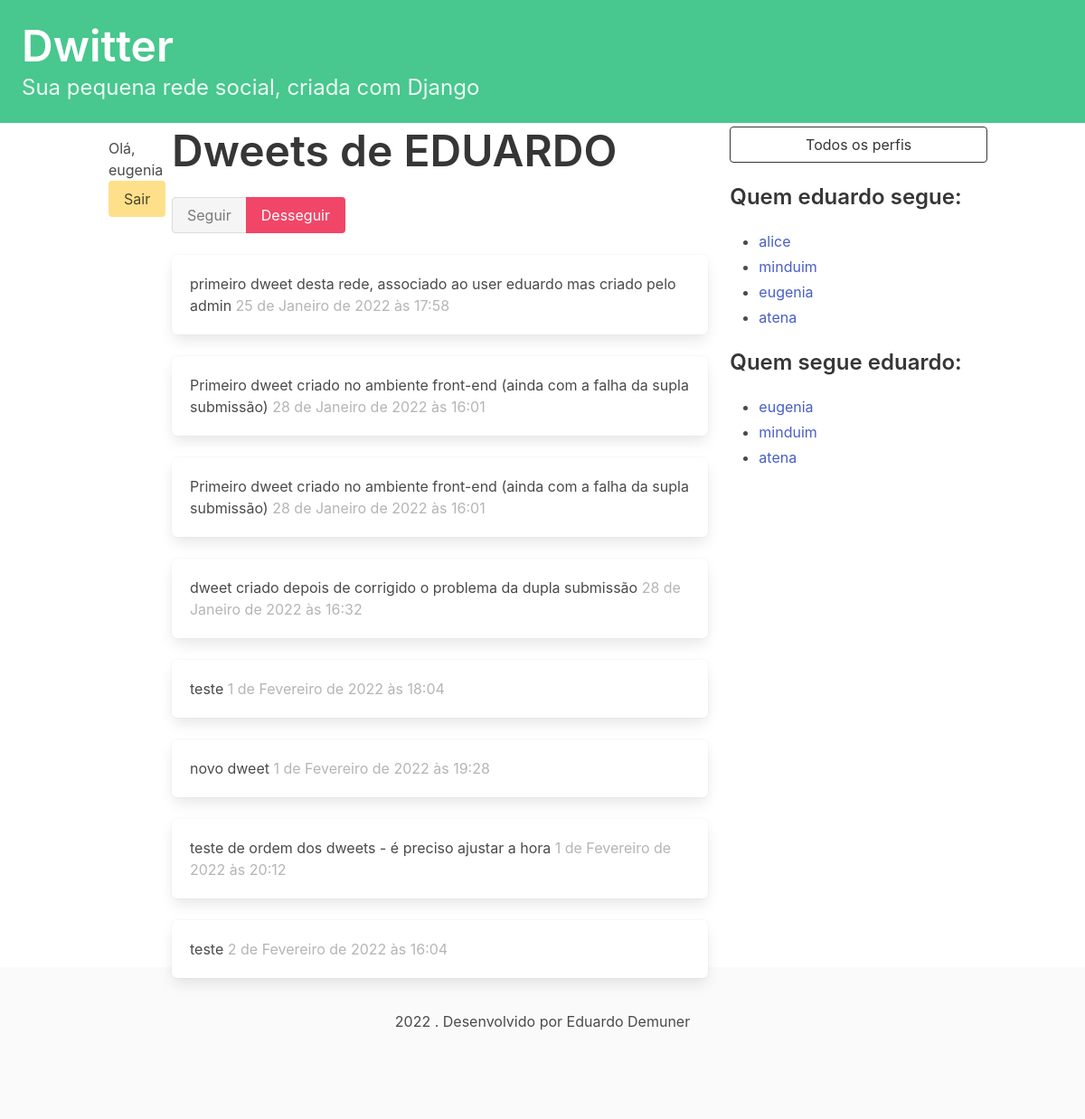
/profile/5 (signed in), run on the app's committed database.
### dwitter/models.py (models this page shows, shortened)
class Profile(models.Model):
    user = models.OneToOneField(User, on_delete=models.CASCADE)
    follows = models.ManyToManyField(
        "self",
        related_name="followed_by",
        symmetrical=False,
        blank=True
    )
    def __str__(self):
        return self.user.username

class Dweet(models.Model):
    user = models.ForeignKey(
        User, related_name="dweets", on_delete=models.DO_NOTHING
    )
    body = models.CharField(max_length=140)
    created_at = models.DateTimeField(auto_now_add=True)

### dwitter/views.py (the view, shortened to what this page needs)
# urls.py: path("profile/<int:pk>", profile, name="profile"),
@login_required(login_url='/login/')
def profile(request, pk):
    profile = Profile.objects.get(pk=pk)
    return render(request, "dwitter/profile.html", {"profile": profile})

### dwitter/templates/dwitter/profile.html (shortened to what this page needs)
{% extends 'base.html' %}
{% block content %}
<div class="columns">
    <div class="column">
        <div class="block">
            <h1 class="title is-1">
                Dweets de {{ profile.user.username|upper }}
            </h1>
            <form method="post">
                <div class="buttons has-addons">
                    {% if profile in user.profile.follows.all %}
                        <button class="button is-success is-static">Seguir</button>
                        <button class="button is-danger"
                        name="follow" value="unfollow">Desseguir</button>
                    {% else %}
                        <button class="button is-success"
                        name="follow" value="follow">Seguir</button>
                        <button class="button is-danger is-static">Desseguir</button>
                    {% endif %}
                </div>
            </form>
        </div>
        <div class="content">
    {% for dweet in profile.user.dweets.all %}
        <div class="box">
            {{ dweet.body }}
            <span class="is-small has-text-grey-light">
                {{ dweet.created_at }}
            </span>
        </div>
    {% endfor %}
</div>
    </div>
    <div class="column is-one-third">
        <div class=block>
            <a href="{% url 'dwitter:profile_list' %}">
                <button class="button is-dark is-outlined is-fullwidth">
                    Todos os perfis
                </button>
            </a>
        </div>
        <div class="block">
            <h3 class="title is-4">
                Quem {{ profile.user.username }} segue:
            </h3>
            <div class="content">
                <ul>
                    {% for following in profile.follows.all %}
                        <li>
                            <a href="{% url 'dwitter:profile' following.id %}">
                                {{ following }}
                            </a>
                        </li>
                    {% endfor %}
                </ul>
            </div>
        </div>
        <div class="block">
            <h3 class="title is-4">
                    Quem segue {{ profile.user.username }}:
            </h3>
            <div class="content">
                <ul>
                    {% for follower in profile.followed_by.all %}
                        <li>
                            <a href="{% url 'dwitter:profile' follower.id %}">
                                {{ follower }}
                            </a>
                        </li>
                    {% endfor %}
                </ul>
            </div>
        </div>
    </div>
</div>
{% endblock content %}

### dwitter/templates/base.html (shortened to what this page needs)
<!DOCTYPE html>
<html lang="pt-br">
<head>
    <link rel="stylesheet"
          href="https://cdn.jsdelivr.net/npm/bulma@0.9.3/css/bulma.min.css">
</head>
<body>
<a href="{% url 'dwitter:dashboard' %}">
  <section class="hero is-small is-success mb-4">
    <div class="hero-body">
        <h1 class="title is-1">Dwitter</h1>
        <p class="subtitle is-4">Sua pequena rede social, criada com Django</p>
    </div>
  </section>
</a>
<div class="container">
    <div class="columns">
        <div class="column is-1">
            {% if user.is_authenticated %}
                Olá, {{ user.username }}
                <a href="{% url 'dwitter:logout' %}">
                    <button class="button is-warning">
                        Sair
                    </button>
                </a>
            {% else %}
                tchau
            {% endif %}
        </div>
        {% block content %}
        {% endblock content %}
    </div>
</div>
<footer class="footer">
  <div class="content has-text-centered">
      2022 . Desenvolvido por Eduardo Demuner
  </div>
</footer>
</body>
</html>

### data on the page
Profile: user.username "EDUARDO", user.username "eduardo"
Dweet: body "primeiro dweet desta rede, associado ao user eduardo mas criado pelo admin", created_at "25 de Janeiro de 2022 às 17:58"
Dweet: body "Primeiro dweet criado no ambiente front-end (ainda com a falha da supla submissão)", created_at "28 de Janeiro de 2022 às 16:01"
Dweet: body "Primeiro dweet criado no ambiente front-end (ainda com a falha da supla submissão)", created_at "28 de Janeiro de 2022 às 16:01"
Dweet: body "dweet criado depois de corrigido o problema da dupla submissão", created_at "28 de Janeiro de 2022 às 16:32"
Dweet: body "teste", created_at "1 de Fevereiro de 2022 às 18:04"
Dweet: body "novo dweet", created_at "1 de Fevereiro de 2022 às 19:28"
Dweet: body "teste de ordem dos dweets - é preciso ajustar a hora", created_at "1 de Fevereiro de 2022 às 20:12"
Dweet: body "teste", created_at "2 de Fevereiro de 2022 às 16:04"
Profile: user.username "alice"
Profile: user.username "minduim"
Profile: user.username "eugenia"
Profile: user.username "atena"

### other printed values
{{ user.username }} "eugenia"
